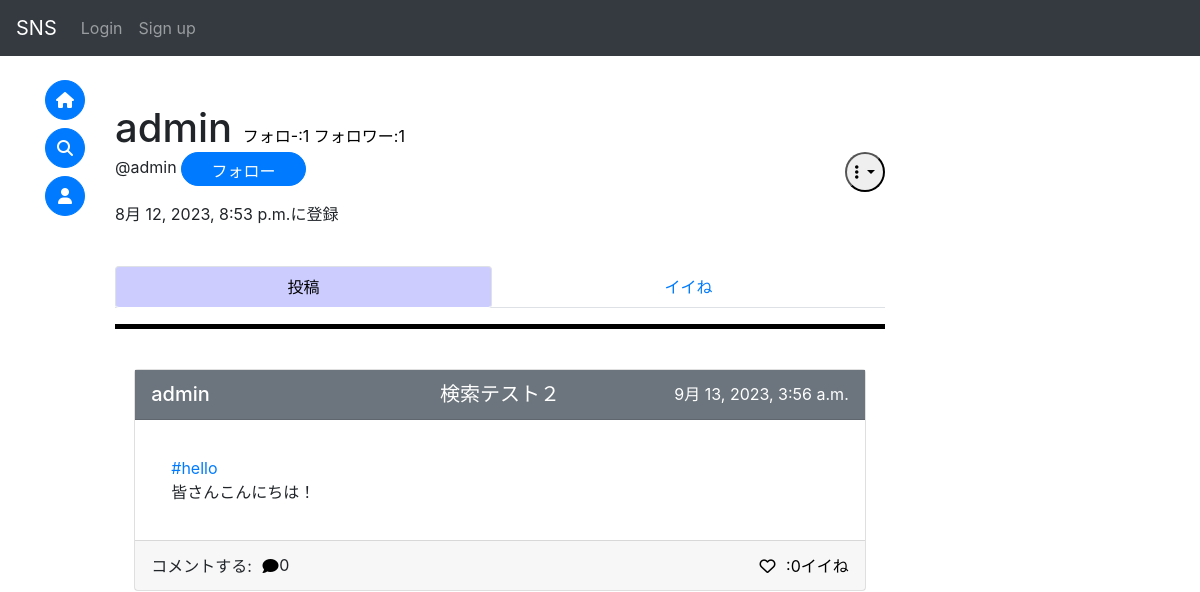
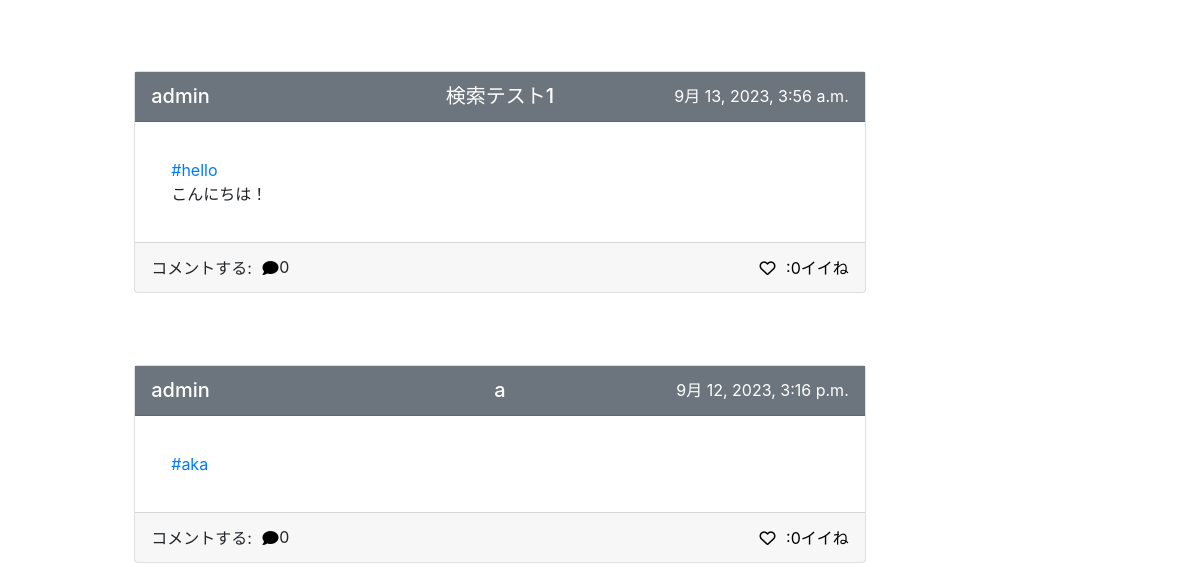
The app's page /accounts/user/ac20daa5-716d-4be9-b037-15f506b8e887/ (upper part), older data (2 pictures, top to bottom).
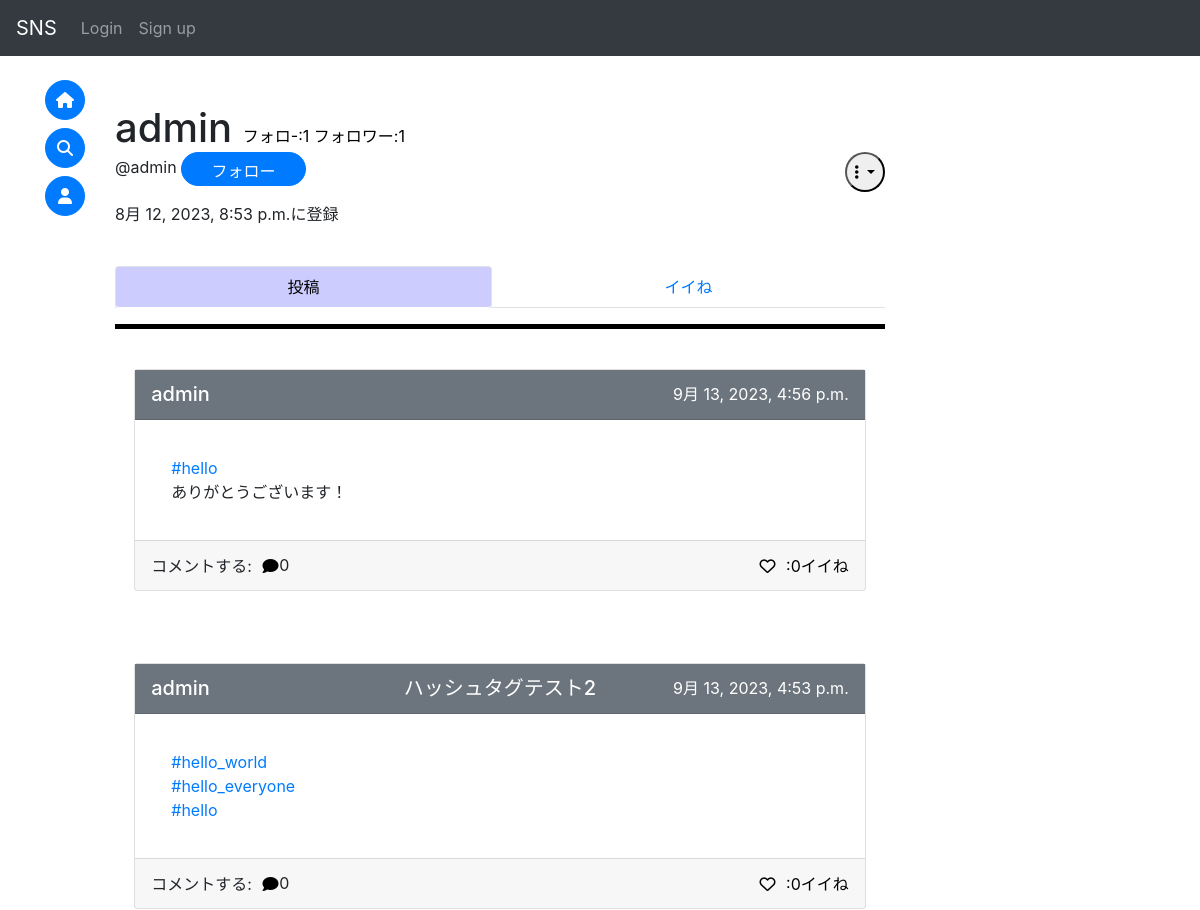
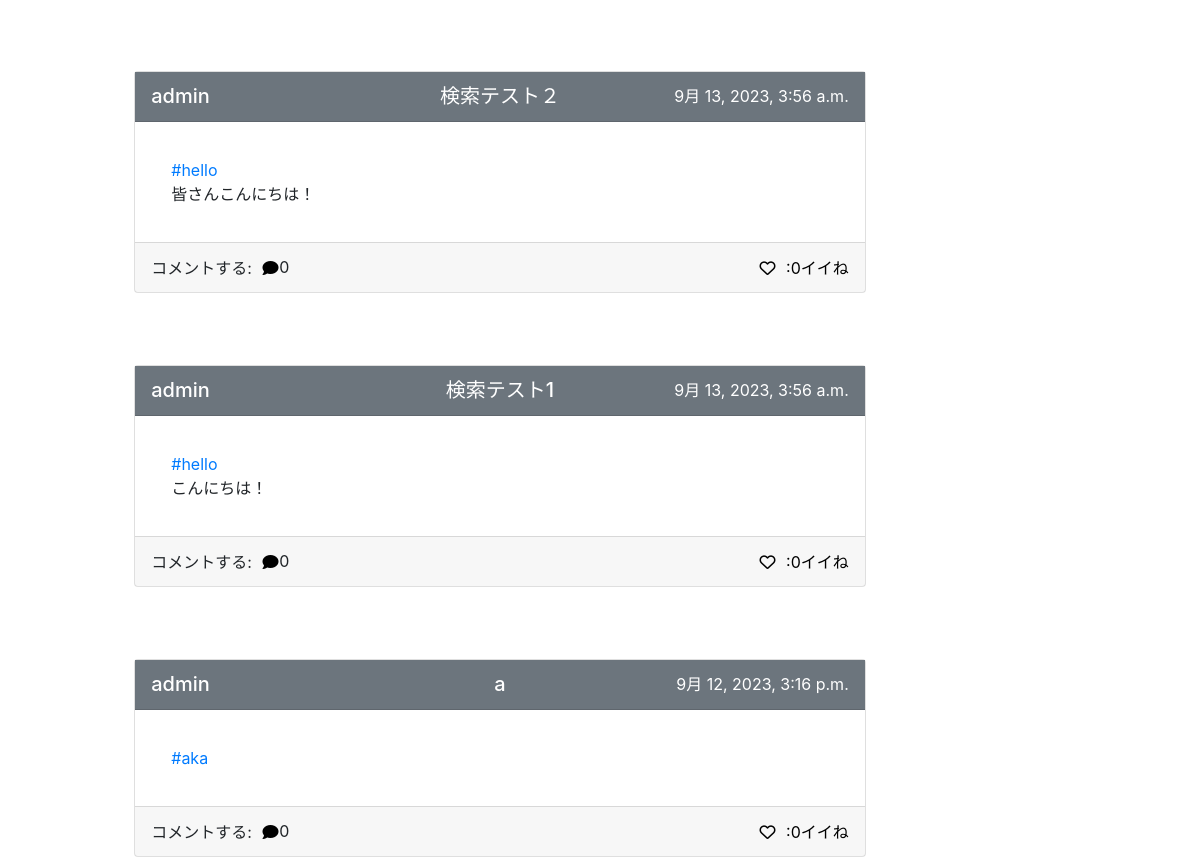
The same page, newer data (2 pictures, top to bottom).
### accounts/models.py (models this page shows, shortened)
class CustomUser(AbstractBaseUser, PermissionsMixin):
    id = models.UUIDField(primary_key=True, default=uuid.uuid4, editable=False)
    email = models.EmailField(_("email address"), unique=True, null=True)
    is_staff = models.BooleanField(
        _("staff status"),
        default=False,
        help_text=_("Designates whether the user can log into this admin site."),
    )
    username = models.CharField(_("username"), max_length=50)
    usertag = models.CharField(_("usertag"), max_length=16, unique=True, null=True)
    created_at = models.DateTimeField(auto_now_add=True)
    objects = CustomUserManager()
    EMAIL_FIELD = "email"
    USERNAME_FIELD = "email"
    REQUIRED_FIELDS = ["username", "usertag"]
    class Meta:
        verbose_name = _("user")
        verbose_name_plural = _("users")
    def __str__(self):
        return self.username

### sns/models.py (models this page shows, shortened)
class Post(models.Model):
    id = models.UUIDField(primary_key=True, default=uuid.uuid4, editable=False)
    title = models.CharField(max_length=50, null=True)
    detail = models.TextField(max_length=255)
    author = models.ForeignKey(
        get_user_model(),
        on_delete=models.CASCADE,
        related_name="author"
    )
    created_at = models.DateTimeField(auto_now_add=True)
    good_num = models.IntegerField(default=0)
    mode = models.IntegerField(default=0)#0:通常の投稿 1:コメント
    parent_post = models.ForeignKey(
        "Post",
        on_delete=models.CASCADE,
        null=True,
        blank=True,
    )
    mention = models.ManyToManyField(
        get_user_model(),
        related_name="mention",
        blank=True
    )

### accounts/views.py (the view, shortened to what this page needs)
# urls.py: path("user/<str:id>/", views.user_detail, name="user"),
def user_detail(request, id):
    context = {}
    user = get_object_or_404(CustomUser, pk=id)
    post = Post.objects.filter(author=user)
    context["userDetail"] = user
    context["posts"] = post
    following_num = Follower.objects.filter(following=user).count()
    followed_num = Follower.objects.filter(followed=user).count()
    context["following"] = False
    context["following_num"] = following_num
    context["followed_num"] = followed_num
    context["btn_class"] = "btn-primary"
    lib.list_comment(context, post)
    if request.user.is_anonymous:
        return render(request, "accounts/userDetail.html", context)

### mysns/lib.py (called while the page is built)
def comment_num_count(now, com_num, count=0):
    ans = 0
    for n in now.post_set.all():
        ans += comment_num_count(n, com_num, count)
    com_num[now.id] = ans
    return ans + 1

def list_comment(context, post):
    comment_num = {} #各投稿に対するコメント数
    top_comment = {} #各投稿に対するコメント
    for p in post:
        comment_num_count(p, comment_num)
        try:
            top_comment[p.id] = p.post_set.all()
        except Exception:
            top_comment[p.id] = []
    context["comment_num"] = comment_num
    context["top_comment"] = top_comment

### sns/templatetags/custom_filter.py (called while the page is built)
@register.filter
def get_value(d, k):
    if k in d:
        return d[k]
    return None

### accounts/templates/accounts/userDetail.html (shortened to what this page needs)
{% extends "base.html" %}
{% block content %}
    <br>
    <div>
        <div>
            <h1 style="display:inline;">
                {{ userDetail.username }}
            </h1>
            <a href="{% url 'accounts:follower' userDetail.id 'following' %}" class="notlink">
                フォロ-:{{ following_num }}
            </a>
            <a href="{% url 'accounts:follower' userDetail.id 'followed' %}" class="notlink">
                フォロワー:<div style="display:inline;" class="num">{{ followed_num }}</div>
            </a>
                <div class="dropdown">
                    <button class="wh-30px float-right dropdown-toggle" type="button"
                        id="dropdownMenuButton" data-toggle="dropdown" aria-haspopup="true" aria-expanded="false">
                            <i class="fa-solid fa-ellipsis-vertical"></i>
                    </button>
                </div>
        </div>
        <p>
            {% if request.user.is_anonymous %}
                @{{ userDetail.usertag }}
                <button type="button" class="btn btn-primary w-120px h-40px rounded-pill"
                    onClick="location.href='{% url 'accounts:follow' userDetail.id %}'">
                        フォロー
                </button>
                <br>
            {% elif user.id == userDetail.id %}
                @{{ userDetail.usertag }}
            {% endif %}
        </p>
        <p>
            {{ userDetail.created_at }}に登録
        </p>
    </div>
    {% if is_block %}
        <div>
            <br>
            <br>
            <h1 style="color:red; text-align:center;">ブロック中のユーザー<h1>
        </div>
    {% elif is_blocked %}
        <div>
            <br>
            <br>
            <h3 style="text-align:center;">このユーザーは投稿の公開を制限しています</h3>
        </div>
    {% else %}
        <div class="row-1" style="position: sticky;top: 55px;z-index:2;background-color:#fff;">
            <br>
            <ul class="nav nav-tabs nav-fill nav-pills" role="tablist">
                <li class="nav-item tab-hov">
                    <a class="nav-link active" id="item1-tab" data-toggle="tab" href="#item1" role="tab" aria-controls="item1" aria-selected="true">
                        投稿
                    </a>
                </li>
                <li class="nav-item tab-hov">
                    <a class="nav-link" id="item2-tab"
                        data-toggle="tab" href="#item2" role="tab" aria-controls="item2" aria-selected="false">
                        イイね
                    </a>
                </li>
            </ul>
            <hr width="100%" color="#0" style="height:4px;">
            <br>
        </div>
        <div class="tab-content">
            <div class="tab-pane fade show active" id="item1" role="tabpanel" aria-labelledby="item1-tab">
                {% with posts_include=posts good_mode="1" othergood="12" %}
                    {% include 'post_list_include.html' %}
                {% endwith %}
            </div>
        </div>
    {% endif %}
{% endblock %}

### templates/base.html (shortened to what this page needs)
<!DOCTYPE html>
<html>
    <head>
        {% load static %}
        <link rel="stylesheet" href="https://stackpath.bootstrapcdn.com/bootstrap/4.3.1/css/bootstrap.min.css">
        <link href="{% static 'fontawesomefree/css/fontawesome.css' %}" rel="stylesheet" type="text/css">
        <link href="{% static 'fontawesomefree/css/brands.css' %}" rel="stylesheet" type="text/css">
        <link href="{% static 'fontawesomefree/css/solid.css' %}" rel="stylesheet" type="text/css">
        <link rel="stylesheet" href="{% static 'css/card.css' %}">
    </head>
    {% if user.is_anonymous %}
        <body>
    {% else %}
        <body onload="check_notification('{{ user.id }}');">
    {% endif %}
        <nav class='navbar navbar-expand-sm navbar-dark bg-dark fixed-top'>
            <a class='navbar-brand' href='{% url "sns:index" %}'>SNS</a>
            <ul class="navbar-nav">
                {% if user.is_authenticated %}
                    <li class="navbar-item">
                        <a href='{% url "accounts:user" user.id %}'>
                            <span class="navbar-text">{{ user }} -</span>
                        </a>
                    </li>
                    <li class="nav-item">
                        <a href='{% url "logout" %}' class="logout nav-link">
                            Logout
                        </a>
                    </li>
                {% else %}
                    <li class="nav-item">
                        <a href='{% url "login" %}' class="login nav-link">
                            Login
                        </a>
                    </li>
                    <li class="nav-item">
                        <a href='{% url "accounts:signup" %}' class="signup nav-link">Sign up</a>
                    </li>
                {% endif %}
            </ul>
        </nav>
        <div class='container-fluid'>
            <div class="row">
                <div class="col-1">
                    <div style="position: sticky; top: 75px;">
                            <button class="btn btn-primary rounded-circle p-0 w-40px float-right"
                                 onClick="location.href='{% url 'sns:index' %}'">
                                <i class="fa-solid fa-house"></i>
                            </button>
                            <br>
                            <br>
                            <button class="btn btn-primary rounded-circle p-0 w-40px float-right"
                                 onClick="location.href='{% url 'sns:serch' %}'">
                                <i class="fa-solid fa-magnifying-glass"></i>
                            </button>
                            <br>
                            <br>
                            {% if user.is_anonymous %}
                                <button class="btn btn-primary rounded-circle p-0 w-40px float-right"
                                    onClick="location.href='/accounts/login'">
                                    <i class="fa-solid fa-user"></i>
                                </button>
                                <br>
                                <br>
                            {% endif %}
                    </div>
                </div>
                <div class="col-8">
                    {% block content %}
                    {% endblock %}
                </div>
            </div>
        </div>
    </body>
</html>

### templates/post_list_include.html (shortened to what this page needs)
<div>
{% load custom_filter %}
{% for postin in posts_include reversed %}
    {% if postin.author in blocks or postin.author in blocked or postin.author in mutes%}
    {% else %}
        {% with postcard=postin %}
            {% include 'post_card_include.html' %}
        {% endwith %}
        <br>
        <br>
        <br>
    {% endif %}
{% endfor %}
</div>

### templates/post_card_include.html (shortened to what this page needs)
{% load custom_filter %}
<div class="card w-150px mx-auto clearfix" style="position:relative;">
    <a href="{% url 'sns:post' postcard.pk %}" style="position:absolute;inset:0;">
        <div class="card-header bg-secondary h-50px clearfix" style="display:flex; justify-content:center;postition:relative;">
            <h5 style="position:absolute; left:1rem;">
                <a href="{% url 'accounts:user' postcard.author.id %}" class="on-a title-link">
                    {{ postcard.author }}
                </a>
            </h5>
            <h5 style="text-align:center; display:table-cell;">
                <a href="{% url 'sns:post' postcard.id %}" class="on-a title-link">
                    {% if postcard.mode != 1 %}
                        {{ postcard.title | truncatechars:20 }}
                    {% endif %}
                </a>
            </h5>
            <p style="position:absolute; right:1rem; color:white">
                {{ postcard.created_at }}
            </p>
        </div>
        <div class="card-body detail clearfix">
            <p class="card-text">
                <div class="on-a">
                    {{ postcard|mention|linebreaks }}
                </div>
            </p>
        </div>
        <div class="card-footer h-50px text-right clearfix" style="display:flex;justify-content:center;postition:relative;">
            <div style="display:inline">
                <p style="position:absolute;left:1rem;">
                    コメントする:
                    <button onClick="clearText('{{ postcard.id }}')" class="good on-a">
                        <i class="fa-solid fa-comment"></i>
                    </button>
                    <div id="comment_num_{{ postcard.id }}" style="position:absolute;left:9rem;">
                        {{ comment_num|get_value:postcard.id }}
                    </div>
                </p>
            </div>
            <div style="position:absolute;right:1rem;">
                {% if user.is_anonymous %}
                    <button onClick="location.href='{% url 'sns:good' postcard.id 1 %}'" class="good on-a">
                        <i class="fa-regular fa-heart"></i>
                    </button>
                {% endif %}
                <a href="{% url 'sns:good_user' postcard.id %}" class="notlink on-a">
                    <div id="num_{{ postcard.id }}_{{ good_mode }}" style="display:inline;size:4;">:{{ postcard.good_num }}イイね</div>
                </a>
            </div>
        </div>
    </a>
</div>

### static/css/card.css (style rules this page uses)
.detail { margin-left:1rem; }
.title-link, .title-link:hover { color:white; }
.good, .good:focus, .good:hover { border: none; outline: none; background: none; display: inline; }
.on-a { position: relative; z-index: 1; }
.notlink { text-decoration:none !important; color:black !important; }
.w-150px { width: 80% !important; }
.h-50px { height: 50px !important; }

### templates/base.html (style rules this page uses)
body { padding-top : 80px }
.w-40px { width: 40px !important; height: 40px !important; }

### accounts/templates/accounts/userDetail.html (style rules this page uses)
.detail { margin-left:1rem; }
.title-link, .title-link:hover { color:white; }
.good, .good:focus, .good:hover { border: none; outline: none; background: none; display: inline; }
.w-150px { width: 95% !important; }
.h-50px { height: 50px !important; }
.on-a { position: relative; z-index: 1; }
.w-120px { width: 125px !important; }
.h-40px { height: 34px !important; }
.wh-30px { width: 40px !important; height: 40px !important; border-radius:50%; }
.notlink { text-decoration:none !important; color:black !important; }
.nav-pills .nav-link.active { background-color: #ccf; color: black; }

Row changes from the older to the newer data that the page shows:
added Post: author "admin", created_at "9月 13, 2023, 4:56 p.m.", detail.usertag "#hello ありがとうございます！", id "0", good_num "0"
added Post: author "admin", title "ハッシュタグテスト2", created_at "9月 13, 2023, 4:53 p.m.", detail.usertag "#hello_world #hello_everyone #hello", id "0", good_num "0"
